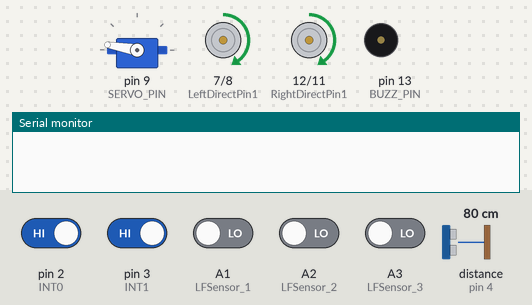
Simulated run of this sketch. Board: Arduino Uno, built with avr-gcc and run on an emulated ATmega328P. Parts: servo, motor-driver pin pairs drawn as motors (green arrow = first pin HIGH = forward, orange = second pin HIGH = backward, longer = more drive, scaled by the enable pin), buzzer (waves = sounding), the last lines printed to the serial monitor. Wiring (inferred from the names in the program): ultrasonic range finder: trigger pin 10; echo pin 4. Inputs (shaded band) come from the test bench; at power-on: pin 2 (INT0), pin 3 (INT1) HIGH, A1 (LFSensor_1), A2 (LFSensor_2), A3 (LFSensor_3) LOW, distance to the obstacle (sensor on pin 4) 80 cm. The echo pulse lasts 58.3 µs per cm.

Above: at 3.2 s.
3.3 s: pin 2 (INT0) driven LOW
At 6.2 s:
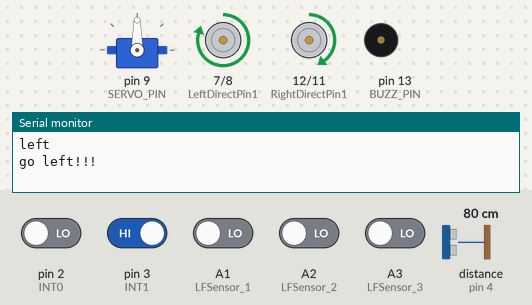
6.3 s: distance to the obstacle (sensor on pin 4) set to 24 cm
9.3 s: distance to the obstacle (sensor on pin 4) set to 19 cm
At 9.76 s:
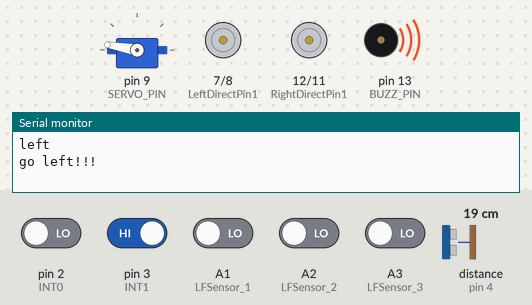
12.3 s: pin 3 (INT1) driven LOW
At 13.78 s:
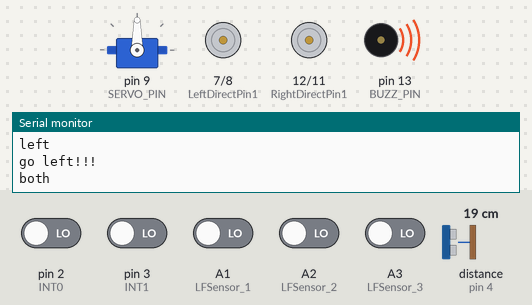
15.3 s: distance to the obstacle (sensor on pin 4) set to 35 cm
At 16.5 s:
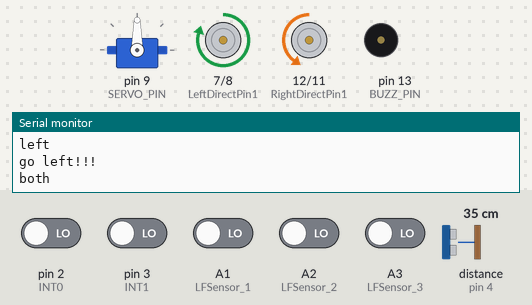
18.3 s: distance to the obstacle (sensor on pin 4) set to 2 cm
At 18.61 s:
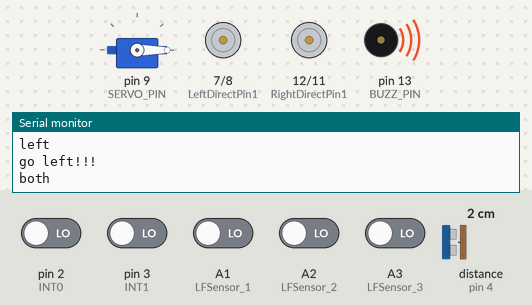
Timing chart, 0 to 22.3 s (numbered marks = the images above; inputs shaded):
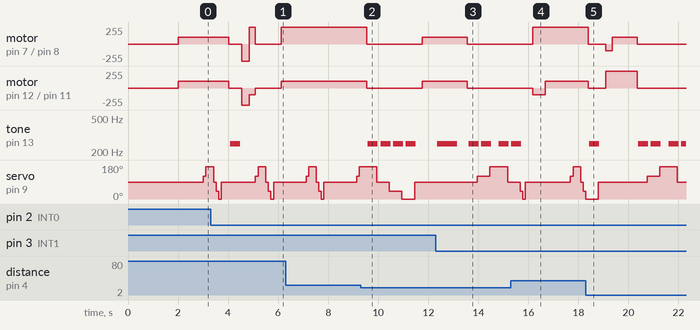

The sketch:

SDA1.0.ino
```cpp
/*Note: changes/rewires:
speedPinR   3 -> 5
Echo_PIN    2 -> 4
Trig_PIN    10 -> 10*
LFSensor_0(IR1)   A0 -> 2(INT0)
LFSensor_4(IR5)   A4 -> 3(INT1)
*/
#include <Servo.h>
#include <string.h>
#define speedPinR 5   // RIGHT PWM pin connect MODEL-X ENA
#define RightDirectPin1  12    //  Right Motor direction pin 1 to MODEL-X IN1
#define RightDirectPin2  11    // Right Motor direction pin 2 to MODEL-X IN2
#define speedPinL 6        //  Left PWM pin connect MODEL-X ENB
#define LeftDirectPin1  7    // Left Motor direction pin 1 to MODEL-X IN3
#define LeftDirectPin2  8   ///Left Motor direction pin 1 to MODEL-X IN4

#define SERVO_PIN     9  //servo connect to D9

#define Echo_PIN    4 // Ultrasonic Echo pin connect to D11
#define Trig_PIN    10  // Ultrasonic Trig pin connect to D12

#define BUZZ_PIN     13
#define FAST_SPEED  250     //both sides of the motor speed
#define SPEED  100     //both sides of the motor speed
#define TURN_SPEED  200     //both sides of the motor speed
#define BACK_SPEED1  255     //back speed
#define BACK_SPEED2  90     //back speed

#define INT0  2
#define INT1  3

#define LFSensor_0 INT0  //Left
#define LFSensor_1 A1
#define LFSensor_2 A2
#define LFSensor_3 A3
#define LFSensor_4 INT1  //Rignt

int leftscanval, centerscanval, rightscanval, ldiagonalscanval, rdiagonalscanval;
const int distancelimit = 20; //distance limit for obstacles in front
const int sidedistancelimit = 20; //minimum distance in cm to obstacles at both sides (the car will allow a shorter distance sideways)
int distance;
int numcycles = 0;
const int turntime = 250; //Time the robot spends turning (miliseconds)
const int backtime = 300; //Time the robot spends turning (miliseconds)

Servo head;

int FLG = 0;
int trigger = 0;
int timerCNT = 0;
bool R = 0;

/*motor control*/
void go_Advance(void)  //Forward
{
  digitalWrite(RightDirectPin1, HIGH);
  digitalWrite(RightDirectPin2,LOW);
  digitalWrite(LeftDirectPin1,HIGH);
  digitalWrite(LeftDirectPin2,LOW);
}
void go_Left()  //Turn left
{
  digitalWrite(RightDirectPin1, HIGH);
  digitalWrite(RightDirectPin2,LOW);
  digitalWrite(LeftDirectPin1,LOW);
  digitalWrite(LeftDirectPin2,HIGH);
}
void go_Right()  //Turn right
{
  digitalWrite(RightDirectPin1, LOW);
  digitalWrite(RightDirectPin2,HIGH);
  digitalWrite(LeftDirectPin1,HIGH);
  digitalWrite(LeftDirectPin2,LOW);
}
void go_Back()  //Reverse
{
  digitalWrite(RightDirectPin1, LOW);
  digitalWrite(RightDirectPin2,HIGH);
  digitalWrite(LeftDirectPin1,LOW);
  digitalWrite(LeftDirectPin2,HIGH);
}
void stop_Stop()    //Stop
{
  digitalWrite(RightDirectPin1, LOW);
  digitalWrite(RightDirectPin2,LOW);
  digitalWrite(LeftDirectPin1,LOW);
  digitalWrite(LeftDirectPin2,LOW);
  set_Motorspeed(0,0);
}

/*set motor speed */
void set_Motorspeed(int speed_L,int speed_R)
{
  analogWrite(speedPinL,speed_L);
  analogWrite(speedPinR,speed_R);
}

void buzz_ON()   //open buzzer
{

  for(int i=0;i<100;i++)
  {
   digitalWrite(BUZZ_PIN,LOW);
   delay(2);//wait for 1ms
   digitalWrite(BUZZ_PIN,HIGH);
   delay(2);//wait for 1ms
  }
}
void buzz_OFF()  //close buzzer
{
  digitalWrite(BUZZ_PIN, HIGH);

}
void alarm(){
   buzz_ON();

   buzz_OFF();
}

/*detection of ultrasonic distance*/
int watch(){
  long echo_distance;
  digitalWrite(Trig_PIN,LOW);
  delayMicroseconds(5);
  digitalWrite(Trig_PIN,HIGH);
  delayMicroseconds(15);
  digitalWrite(Trig_PIN,LOW);
  echo_distance=pulseIn(Echo_PIN,HIGH);
  echo_distance=echo_distance*0.01657; //how far away is the object in cm
  //Serial.println((int)echo_distance);
  return round(echo_distance);
}
//Meassures distances to the right, left, front, left diagonal, right diagonal and asign them in cm to the variables rightscanval,
//leftscanval, centerscanval, ldiagonalscanval and rdiagonalscanval (there are 5 points for distance testing)
int watchsurrounding(){
/*  obstacle_status is a binary integer, its last 5 digits stands for if there is any obstacles in 5 directions,
 *   for example B101000 last 5 digits is 01000, which stands for Left front has obstacle, B100111 means front, right front and right ha
 */

int obstacle_status =B100000;
  centerscanval = watch();
  if(centerscanval<distancelimit){
    stop_Stop();
    alarm();
    obstacle_status  =obstacle_status | B100;
    }
  head.write(120);
  delay(100);
  ldiagonalscanval = watch();
  if(ldiagonalscanval<distancelimit){
    stop_Stop();
    alarm();
     obstacle_status  =obstacle_status | B1000;
    }
  head.write(170); //Didn't use 180 degrees because my servo is not able to take this angle
  delay(300);
  leftscanval = watch();
  if(leftscanval<sidedistancelimit){
    stop_Stop();
    alarm();
     obstacle_status  =obstacle_status | B10000;
    }

  head.write(90); //use 90 degrees if you are moving your servo through the whole 180 degrees
  delay(100);
  centerscanval = watch();
  if(centerscanval<distancelimit){
    stop_Stop();
    alarm();
    obstacle_status  =obstacle_status | B100;
    }
  head.write(40);
  delay(100);
  rdiagonalscanval = watch();
  if(rdiagonalscanval<distancelimit){
    stop_Stop();
    alarm();
    obstacle_status  =obstacle_status | B10;
    }
  head.write(0);
  delay(100);
  rightscanval = watch();
  if(rightscanval<sidedistancelimit){
    stop_Stop();
    alarm();
    obstacle_status  =obstacle_status | 1;
    }
  head.write(90); //Finish looking around (look forward again)
  delay(300);
   String obstacle_str= String(obstacle_status,BIN);
  obstacle_str= obstacle_str.substring(1,6);

  if(obstacle_str == "00000" || obstacle_str == "10001" || obstacle_str == "11011" ){
    return 0;
  }
  else if(obstacle_str == "10000"){
    return 1;
  }
  else if(obstacle_str == "01000" || obstacle_str == "11000" || obstacle_str == "11100" ){
    return 2;
  }
  else if(obstacle_str == "00100" || obstacle_str == "01110" ){
    return 3;
  }
  else if(obstacle_str == "00010" || obstacle_str == "00011" || obstacle_str == "00111" ){
    return 4;
  }
  else if(obstacle_str == "00001"){
    return 5;
  }
  return 0;
}

void Move(int x, bool& y){
  switch(x){
    case 0:
      break;
    case 1:
      set_Motorspeed(FAST_SPEED,SPEED);
      go_Right();
      delay(turntime);
      stop_Stop();
      break;
    case 2:
      set_Motorspeed(FAST_SPEED,SPEED);
      go_Right();
      delay(2*turntime);
      stop_Stop();
      break;
    case 3:
      if(y == 1){
        set_Motorspeed(FAST_SPEED,SPEED);
        go_Right();
        delay(2*turntime);
        stop_Stop();
      }
      else{
        set_Motorspeed(SPEED,FAST_SPEED);
        go_Left();
        delay(2*turntime);
        stop_Stop();
      }
      y = !y;
      break;
    case 4:
      set_Motorspeed(SPEED,FAST_SPEED);
      go_Left();
      delay(2*turntime);
      stop_Stop();
      break;
    case 5:
      set_Motorspeed(SPEED,FAST_SPEED);
      go_Left();
      delay(turntime);
      stop_Stop();
      break;
    default:
      alarm();
      alarm();
      break;
  }
  set_Motorspeed(SPEED,SPEED);
  return;
}

void selfDriving(int& x){ //Main Algorithm
  switch(x){
    case 0:
      if(timerCNT == 100){
        Move(watchsurrounding(), R);
        timerCNT = 0;
        return;
      }
      go_Advance();
      timerCNT++;
      delay(10);
      break;
    case 1:
      stop_Stop();
      alarm();
      Serial.println("go left!!!");
      delay(100);
      set_Motorspeed(BACK_SPEED1,BACK_SPEED1);
      go_Back();
      delay(backtime);
      stop_Stop();
      set_Motorspeed(FAST_SPEED,SPEED);
      go_Right();
      delay(turntime);
      stop_Stop();
      x = 0;
      Move(watchsurrounding(), R);
      break;
    case 2:
      stop_Stop();
      alarm();
      Serial.println("go right!!!");
      delay(100);
      set_Motorspeed(BACK_SPEED1,BACK_SPEED1);
      go_Back();
      delay(backtime);
      stop_Stop();
      set_Motorspeed(SPEED,FAST_SPEED);
      go_Left();
      delay(turntime);
      stop_Stop();
      x = 0;
      Move(watchsurrounding(), R);
      break;
    default:
      alarm();
      alarm();
      x = 0;
      break;
  }
}

void setup() {
  /*setup L298N pin mode*/
  pinMode(RightDirectPin1, OUTPUT);
  pinMode(RightDirectPin2, OUTPUT);
  pinMode(speedPinL, OUTPUT);
  pinMode(LeftDirectPin1, OUTPUT);
  pinMode(LeftDirectPin2, OUTPUT);
  pinMode(speedPinR, OUTPUT);
  stop_Stop();//stop move
  /*init HC-SR04*/
  pinMode(Trig_PIN, OUTPUT);
  pinMode(Echo_PIN,INPUT);
  /*init buzzer*/
  pinMode(BUZZ_PIN, OUTPUT);
  digitalWrite(BUZZ_PIN, HIGH);
  buzz_OFF();

  pinMode(INT0, INPUT);
  pinMode(INT1, INPUT);
  attachInterrupt(digitalPinToInterrupt(INT0), Handler, FALLING);
  attachInterrupt(digitalPinToInterrupt(INT1), Handler, FALLING);

  digitalWrite(Trig_PIN,LOW);
  /*init servo*/
  head.attach(SERVO_PIN);
  head.write(90);
   delay(2000);

  set_Motorspeed(SPEED,SPEED);

  Serial.begin(9600);


}

void Handler(){
  char s[5]; // Sensor input array based on the pins;
  s[0] = digitalRead(LFSensor_0); // Left most sensor
  s[1] = digitalRead(LFSensor_1);
  s[2] = digitalRead(LFSensor_2);
  s[3] = digitalRead(LFSensor_3);
  s[4] = digitalRead(LFSensor_4); // Right most sensor
  if(s[0] != s[4]){
    if(s[0] == trigger){
      Serial.println("left");
      FLG = 1;
      return;
    }
    else if(s[4] == trigger){
      Serial.println("right");
      FLG = 2;
      return;
    }
    else{
      return 0;
    }
  }
  else{
    Serial.println("both");
    FLG = 3;
    return;
  }
  //Serial.println(FLG);
}

void loop() {
  selfDriving(FLG);
}
```

Measured:
- the behaviour switches between 22 and 21 cm on distance to the obstacle (sensor on pin 4) (found by bisection; images 1 and 2)
- after the input at 9.3 s, motor on pin 7 (LeftDirectPin1) / pin 8 (LeftDirectPin2): forward 250/255 → stopped after 0.24 s, → forward 100/255 2.2 s later; motor on pin 12 (RightDirectPin1) / pin 11 (RightDirectPin2): forward 100/255 → stopped after 0.24 s, → forward 100/255 2.2 s later
- after the input at 12.3 s, motor on pin 7 (LeftDirectPin1) / pin 8 (LeftDirectPin2), motor on pin 12 (RightDirectPin1) / pin 11 (RightDirectPin2): forward 100/255 → stopped after 1.3 s instead of 0.46 s
- after the input at 15.3 s, tone on pin 13 (BUZZ_PIN): goes on until 15.7 s, then stays silent
